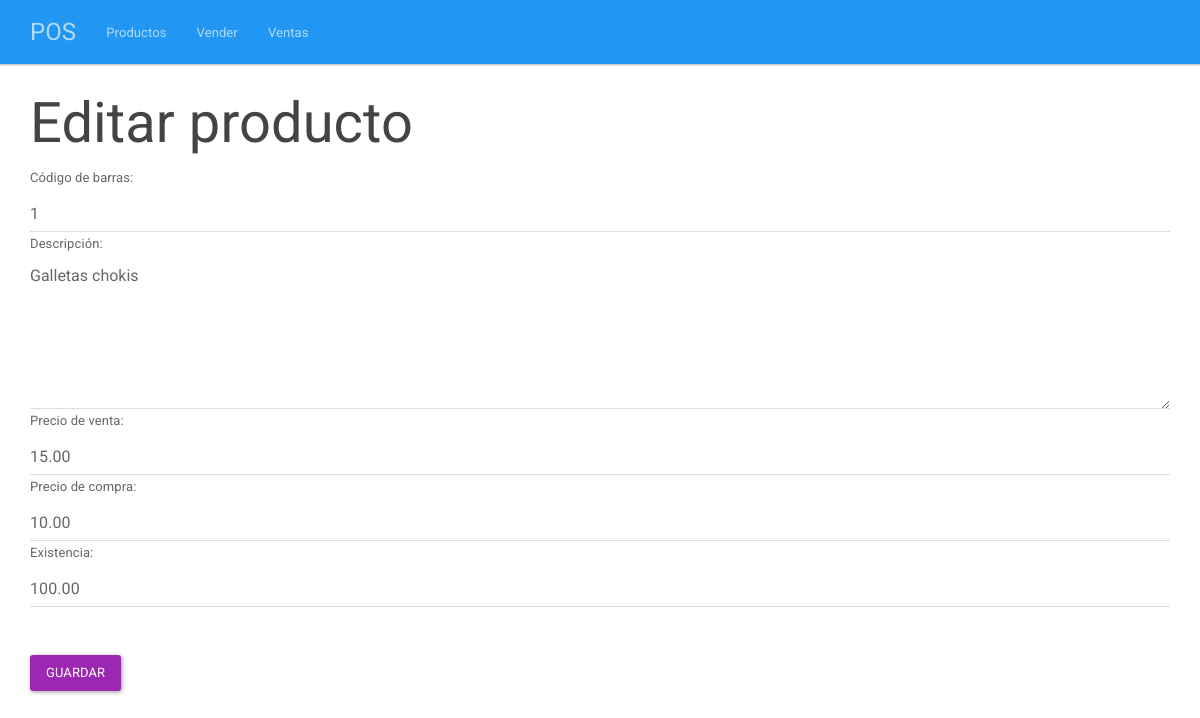
Screenshot of /index.php/productos/editar/1 with the database file from the repository.
### tables this page shows
CREATE TABLE productos(
	id BIGINT UNSIGNED NOT NULL AUTO_INCREMENT,
	codigo VARCHAR(255) NOT NULL,
	descripcion VARCHAR(255) NOT NULL,
	precioVenta DECIMAL(5, 2) NOT NULL,
	precioCompra DECIMAL(5, 2) NOT NULL,
	existencia DECIMAL(5, 2) NOT NULL,
	PRIMARY KEY(id)
);

### application/controllers/Productos.php (called while the page is built, shortened)
<?php
class Productos extends CI_Controller{
    public function __construct(){
        $this->load->model("ProductoModel");
        $this->load->library('session');
    }
    public function editar($id){
        $producto = $this->ProductoModel->uno($id);
        $this->load->view("encabezado");
        $this->load->view("productos/editar", array("producto" => $producto));
        $this->load->view("pie");
    }
}
?>

### index.php (called while the page is built, shortened)
<?php
require_once BASEPATH.'core/CodeIgniter.php';

### application/models/ProductoModel.php (called while the page is built, shortened)
<?php
    class ProductoModel extends CI_Model{
        public function uno($id){
            return $this->db->get_where("productos", array("id" => $id))->row();
        }
    }
?>

### application/views/productos/editar.php (the view, shortened to what this page needs)
<div class="col-xs-12">
	<h1>Editar producto</h1>
	<form method="post" action="<?php echo base_url() ?>index.php/productos/guardarCambios">
		<label for="codigo">Código de barras:</label>
		<input value="<?php echo $producto->codigo ?>" class="form-control" name="codigo" required type="text" id="codigo" placeholder="Escribe el código">
		<label for="descripcion">Descripción:</label>
		<textarea required id="descripcion" name="descripcion" cols="30" rows="5" class="form-control"><?php echo $producto->descripcion ?></textarea>
		<label for="precioVenta">Precio de venta:</label>
		<input value="<?php echo $producto->precioVenta ?>" class="form-control" name="precioVenta" required type="number" id="precioVenta" placeholder="Precio de venta">
		<label for="precioCompra">Precio de compra:</label>
		<input value="<?php echo $producto->precioCompra ?>" class="form-control" name="precioCompra" required type="number" id="precioCompra" placeholder="Precio de compra">
		<label for="existencia">Existencia:</label>
		<input value="<?php echo $producto->existencia ?>" class="form-control" name="existencia" required type="number" id="existencia" placeholder="Cantidad o existencia">
		<br><br><input class="btn btn-info" type="submit" value="Guardar">
	</form>
</div>

### css/estilo.css (style rules this page uses)
body { padding-top: 70px; }

### rows the page displays
productos: codigo "1", descripcion "Galletas chokis", precioVenta "15.00", precioCompra "10.00", existencia "100.00"
